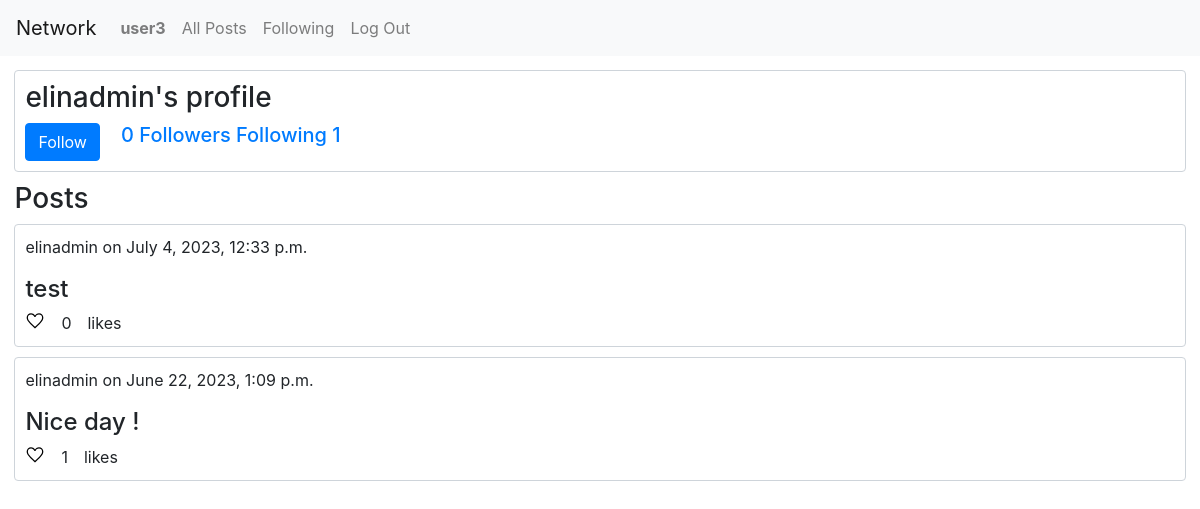
The app's page /profile/elinadmin (signed in) with its own data.
### network/models.py (models this page shows, shortened)
class User(AbstractUser):
    id = models.AutoField(primary_key=True)
    following_count = models.IntegerField(blank=True)
    followers_count = models.IntegerField(blank=True)

class Posts(models.Model):
    id = models.AutoField(primary_key=True)
    username = models.ForeignKey(User,on_delete=models.CASCADE)
    date = models.DateTimeField(auto_now_add=True)
    post = models.TextField()
    likes = models.IntegerField()

### network/views.py (the view)
# urls.py: path("profile/<str:name>",views.profile, name="profile"),
def profile(request,name):
    profile_user = get_object_or_404(User, username = name)
    posts = Posts.objects.filter(username__username=profile_user).order_by('-date')
    likes = Like.objects.all()
    likedPosts.clear()
    currentUser = request.user
    isFollowing = False
    followers_count = profile_user.followers_count
    following_count = profile_user.following_count
    paginator = Paginator(posts,10)
    pagenum = request.GET.get('page')
    page_posts = paginator.get_page(pagenum)
    for like in likes:
        if like.user.id == currentUser.id:
            likedPosts.append(like.post.id)
    user_instance = Follow.objects.filter(user=currentUser).first()
    if user_instance:
        if user_instance.follows.filter(pk=profile_user.pk):
            isFollowing = True
        else:
            isFollowing = False
    return render(request,"network/profile.html",{
        "profile_user":profile_user,
        "posts":posts,
        "page_posts":page_posts,
        "message":"This user has no posts",
        "isfollowing":isFollowing,
        "followers_count":followers_count,
        "following_count":following_count,
        "likedposts":likedPosts
    })

### network/templates/network/profile.html (shortened to what this page needs)
{% extends "network/layout.html" %}
{% load static %}
{% block body %}
    <div class="box">
        {% if request.user.username == profile_user.username %}
            <h3>My profile</h3>
        {% else %}
            <h3>{{profile_user.username}}'s profile</h3>
        {% endif %}
        <div class="horizontal-box">
        {% if user.is_authenticated %}
            {% if request.user.username != profile_user.username %}
            {% if not isfollowing %}
            <form action="{% url 'follow' id=profile_user.id %}",method="post">
                <input type="submit" id="follow" class="btn btn-primary" value="Follow">
            </form>
            {% else %}
            <form action="{% url 'unfollow' id=profile_user.id %}",method="post">
                {% csrf_token %}
                <input type="submit" id="unfollow" class="btn btn-primary" value="Unfollow">
            </form>
            {% endif %}
            {% endif %}
        {% endif %}
            <div class="count">
                <h5><a href="">{{followers_count}} Followers</a></h5>
                <h5><a href="">Following {{following_count}}</a></h5>
            </div>
        </div>
    </div>
        <h3>Posts</h3>
        {% if posts %}
            {% for post in page_posts %}
                <div class="box">
                    <p>{{post.username}} on {{post.date}}</p>
                    <div class="content" id="content-{{post.id}}">
                        <h4>{{post.post}}</h4>
                    </div>
                    <div class="postsection">
                        {% if user.is_authenticated %}
                            {% if post.id in likedposts %}
                                <img class="likeicon" data-post="{{post.id}}" id="{{post.id}}" onclick = "likehandler({{post.id}},{{likedposts}})" src="{% static 'network/liked.svg' %}"/>
                            {% else %}
                                <img class="likeicon" data-post="{{post.id}}" id = "{{post.id}}" onclick="likehandler({{post.id}},{{likedposts}})" src="{% static 'network/like.svg' %}"/>
                            {% endif %}
                        {% endif %}
                        <p id="{{post.id}}-likes">{{post.likes}}</p><p>likes</p>
                    </div>
                </div>
            {% endfor %}
        {% else %}
            <h4>{{message}}<h4>
        {% endif %}
{% endblock %}

### network/templates/network/layout.html (shortened to what this page needs)
{% load static %}
<!DOCTYPE html>
<html lang="en">
    <head>
        <link rel="stylesheet" href="https://stackpath.bootstrapcdn.com/bootstrap/4.4.1/css/bootstrap.min.css">
        <link href="{% static 'network/styles.css' %}" rel="stylesheet">
    </head>
    <body>
        <nav class="navbar navbar-expand-lg navbar-light bg-light">
            <a class="navbar-brand" href="{% url 'index' %}">Network</a>
            <div>
              <ul class="navbar-nav mr-auto">
                {% if user.is_authenticated %}
                    <li class="nav-item">
                        <a class="nav-link" href="{% url 'profile' name=user.username %}"><strong>{{ user.username }}</strong></a>
                    </li>
                {% endif %}
                <li class="nav-item">
                  <a class="nav-link" href="{% url 'index' %}">All Posts</a>
                </li>
                {% if user.is_authenticated %}
                    <li class="nav-item">
                        <a class="nav-link" href="{% url 'following' %}">Following</a>
                    </li>
                    <li class="nav-item">
                        <a class="nav-link" href="{% url 'logout' %}">Log Out</a>
                    </li>
                {% endif %}
              </ul>
            </div>
          </nav>
        <div class="body">
            {% block body %}
            {% endblock %}
        </div>
    </body>
</html>

### network/static/network/styles.css (style rules this page uses)
.body { padding:1.2%; }
.box { border-style:solid; border-width: 1px; border-radius:0.25rem; border-color:#ced4da; padding:10px; margin-bottom:10px; }
.postsection { display:flex; height:20px; margin-bottom:5px; }
.likeicon { margin-right:1rem; cursor:pointer; }
p { margin-right:1rem; }
.horizontal-box { display:flex; }
#follow { margin-right:1rem; }
.count { display:flex; flex-direction: row; width:20%; justify-content: space-evenly; }

### records on screen
User: username "user3"
User: username "elinadmin"
Posts: username "elinadmin", date "July 4, 2023, 12:33 p.m.", post "test", likes "0"
Posts: username "elinadmin", date "June 22, 2023, 1:09 p.m.", post "Nice day !", likes "1"

### other values on screen
{{ followers_count }} "0"
{{ following_count }} "1"
